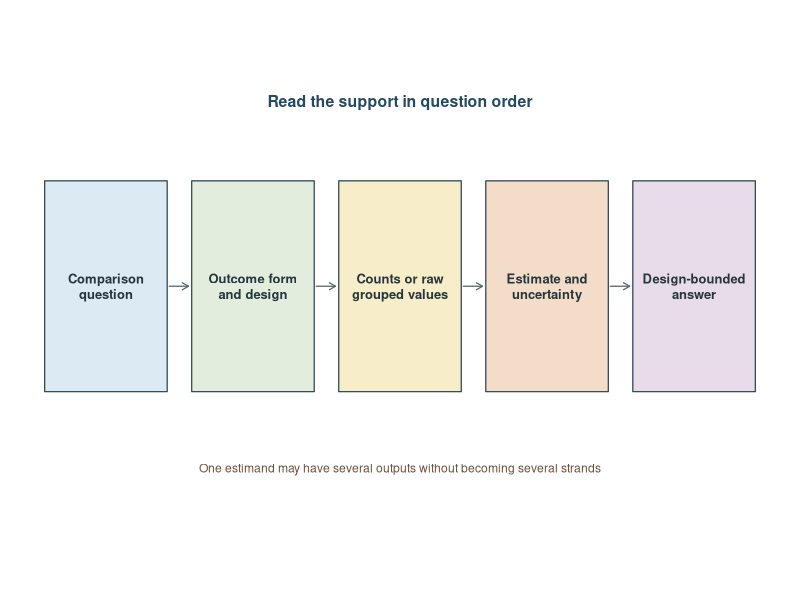
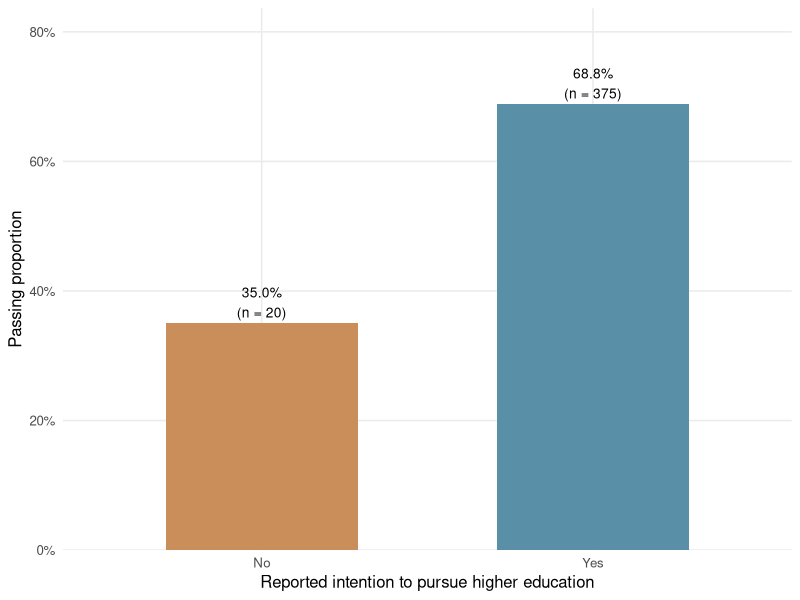
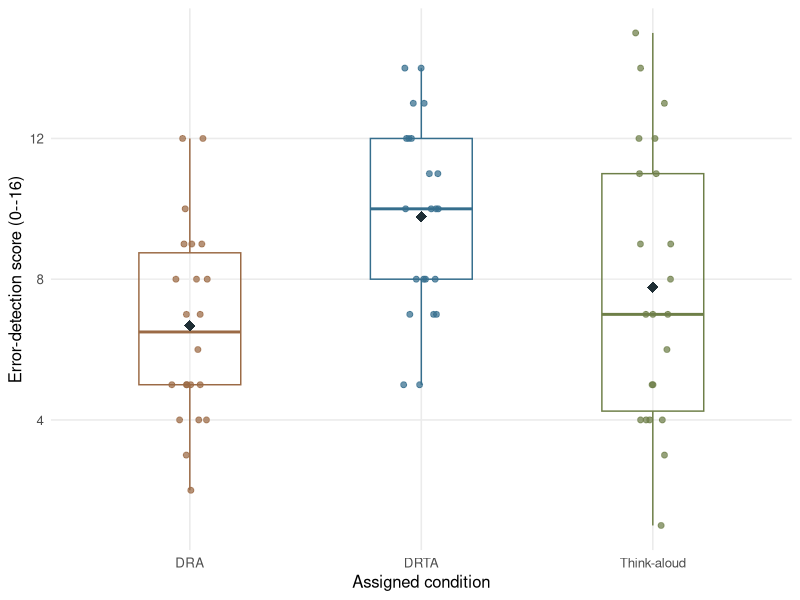
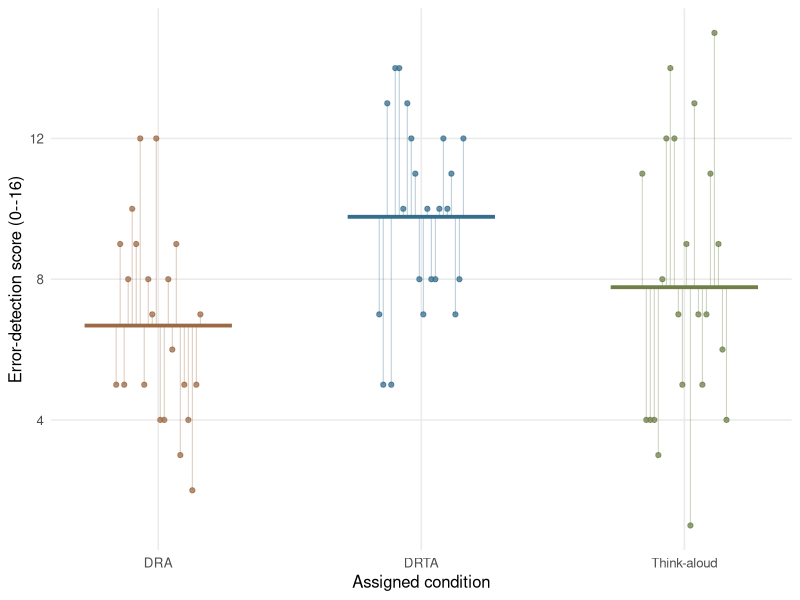
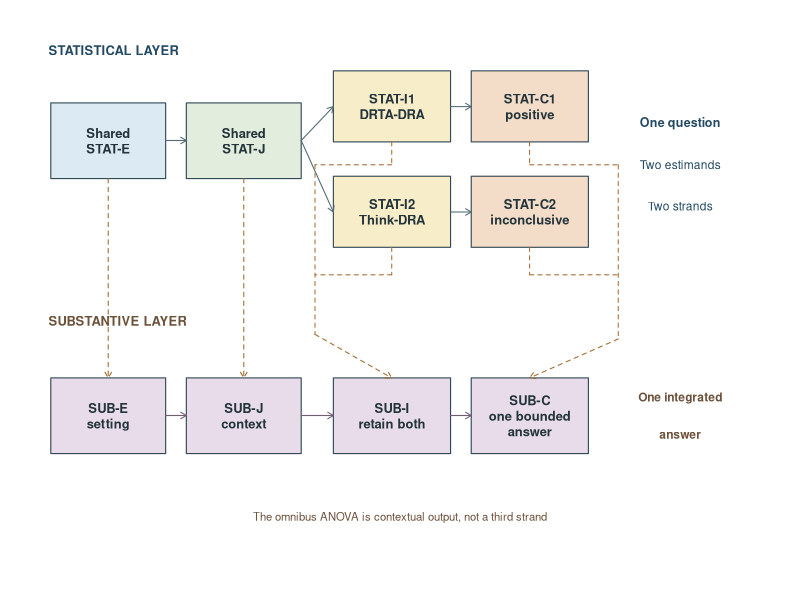
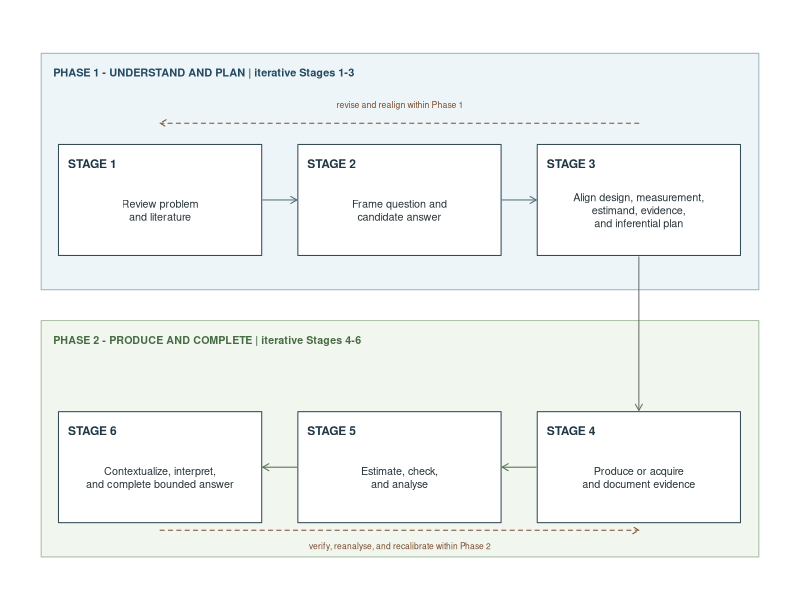

Write the R code that produced these figures, in order.
## ---- chunk 1
#| label: setup
#| include: false

knitr::opts_chunk$set(
  echo = FALSE,
  warning = FALSE,
  message = FALSE,
  fig.align = "center",
  out.width = "90%"
)
if (knitr::is_latex_output()) {
  knitr::opts_chunk$set(dev = "cairo_pdf")
}

options(digits = 4, width = 82, scipen = 4)

library(ggplot2)
library(carData)

theme_set(
  theme_minimal(base_size = 12) +
    theme(
      panel.grid.minor = element_blank(),
      plot.title.position = "plot",
      legend.position = "bottom"
    )
)

fmt_p <- function(p) {
  if (p < .001) "< .001" else sub("^0", "", sprintf("%.3f", p))
}

fmt_num <- function(x, digits = 2) {
  formatC(x, format = "f", digits = digits)
}

## The curated UCI secondary-school record of Cortez and Silva (2008),
## reduced to the columns this chapter analyses and embedded so that the
## chapter renders without an external data file. Values are unchanged;
## pass reproduces the documented cut point of 10 on the 0-20 scale.
sp_absences <- c(
 6,4,10,2,4,10,0,6,0,0,0,4,2,2,0,4,6,4,16,4,0,0,2,0,2,14,2,4,4,16,0,0,0,
 0,0,0,2,7,2,8,25,8,2,0,14,8,12,4,2,2,2,2,6,0,6,8,0,4,2,2,6,6,4,2,0,2,4,
 4,2,12,0,0,2,2,54,6,8,0,2,12,2,4,10,4,2,6,4,4,12,18,0,4,4,0,6,2,2,2,6,
 0,14,0,4,26,0,10,8,2,6,4,6,0,6,10,8,2,2,0,20,6,2,6,2,18,0,0,0,2,0,8,0,
 0,12,16,0,0,0,0,0,0,0,8,2,2,0,0,0,2,0,0,0,6,8,0,0,2,8,6,2,4,0,6,0,2,0,
 16,4,0,0,0,0,2,0,0,4,4,2,4,10,4,10,2,0,56,14,12,2,0,6,4,10,0,12,8,0,0,
 4,8,24,0,2,6,4,18,6,28,5,10,6,6,10,13,0,15,12,2,22,13,3,4,2,0,2,0,0,16,
 10,2,14,10,14,4,14,2,18,10,4,20,2,0,14,2,0,0,0,6,4,16,8,0,0,6,4,0,0,2,
 6,12,8,0,21,2,1,4,0,13,2,8,10,0,15,4,2,2,2,6,75,22,15,8,30,19,1,4,4,2,
 5,6,6,9,11,0,12,6,8,4,0,10,0,5,14,0,0,0,20,8,0,38,0,18,0,20,3,22,14,40,
 0,9,0,2,23,12,3,1,0,3,3,8,7,4,2,7,0,0,0,16,12,0,7,4,4,0,11,0,4,7,9,0,0,
 10,8,2,7,4,4,0,4,2,4,0,0,2,0,0,0,4,0,0,0,10,4,3,8,14,0,2,4,4,0,17,4,5,
 2,0,14,2,7,0,0,0,11,3,3,0,5
)

sp_grade_period_2 <- c(
 6,5,8,14,10,15,12,5,18,15,8,12,14,10,16,14,14,10,5,10,14,15,15,13,9,9,
 12,16,11,12,11,16,16,10,14,7,16,16,12,13,10,12,18,8,10,8,12,19,15,7,13,
 13,11,10,13,9,15,15,10,16,11,8,10,9,10,15,13,7,9,16,15,10,6,12,12,9,11,
 11,8,5,12,10,6,15,10,9,7,14,10,6,7,17,6,10,13,10,15,9,14,9,7,17,13,6,
 18,11,8,18,13,15,19,10,13,19,9,15,13,14,7,13,15,14,13,11,7,13,10,8,4,
 18,0,0,13,11,0,0,0,0,12,16,9,9,11,14,0,11,7,11,6,9,5,13,10,0,11,8,12,8,
 15,12,6,9,0,10,8,11,10,15,7,14,5,15,11,7,11,9,13,5,8,10,8,13,17,9,13,
 12,12,15,7,9,12,8,8,9,14,15,15,9,18,9,16,10,9,6,10,9,7,12,9,7,8,12,13,
 7,10,15,6,6,7,10,6,5,16,13,13,8,15,11,8,10,13,11,9,13,7,9,13,12,11,7,
 12,11,0,12,0,18,12,8,5,15,8,10,9,9,12,9,12,11,14,9,18,8,12,9,10,17,9,
 10,9,0,9,14,11,14,10,12,9,9,8,11,8,9,12,9,9,10,18,12,14,13,11,15,12,18,
 13,12,9,8,13,15,10,11,12,17,14,12,18,9,12,10,9,12,11,10,13,11,8,10,11,
 11,13,9,11,14,15,12,15,10,9,14,8,14,0,8,9,15,13,8,15,10,12,10,15,8,10,
 13,15,10,15,13,7,13,7,8,11,9,13,12,10,16,13,12,11,15,11,10,13,6,10,12,
 7,12,11,5,18,8,14,9,15,10,14,6,11,5,5,9,5,5,9,5,9,16,8,12,9
)

sp_final_grade <- c(
 6,6,10,15,10,15,11,6,19,15,9,12,14,11,16,14,14,10,5,10,15,15,16,12,8,8,
 11,15,11,11,12,17,16,12,15,6,18,15,11,13,11,12,18,11,9,6,11,20,14,7,13,
 13,10,11,13,10,15,15,9,16,11,11,9,9,10,15,12,6,8,16,15,10,5,14,11,10,
 10,11,10,5,12,11,6,15,10,8,6,14,10,7,8,18,6,10,14,10,15,10,14,8,5,17,
 14,6,18,11,8,18,13,16,19,10,13,19,9,16,14,13,8,13,15,15,13,13,8,12,11,
 9,0,18,0,0,12,11,0,0,0,0,12,15,0,9,11,13,0,11,0,11,0,10,0,14,10,0,12,8,
 13,10,15,12,0,7,0,10,7,12,10,16,0,14,0,16,10,0,9,9,11,6,9,11,8,12,17,8,
 12,11,11,15,9,10,13,9,8,10,14,15,16,10,18,10,16,10,10,6,11,9,7,13,10,7,
 8,13,14,8,10,15,4,8,8,10,6,0,17,13,14,7,15,12,9,12,14,11,9,13,6,10,13,
 12,11,0,12,12,0,12,0,18,13,8,5,15,8,10,8,8,12,8,13,11,14,0,18,8,12,9,0,
 17,10,11,10,0,9,14,11,14,10,12,9,9,8,10,8,10,12,10,11,11,19,12,14,15,
 11,15,13,18,14,11,0,8,14,16,11,10,14,18,13,12,18,8,12,10,0,13,11,11,13,
 11,0,9,10,11,13,9,11,15,15,11,16,10,9,14,8,14,0,0,0,15,13,0,17,10,11,0,
 15,0,10,14,16,9,15,13,8,13,8,8,11,9,13,11,10,16,13,12,10,15,12,10,13,0,
 10,11,9,12,11,5,19,10,15,10,15,10,14,7,10,0,5,10,6,0,8,0,9,16,7,10,9
)

sp_higher_no <- c(
 79,128,149,151,154,161,164,165,166,167,240,248,251,253,270,277,312,353,
 362,372
)

uci <- data.frame(
  absences = as.integer(sp_absences),
  grade_period_2 = as.integer(sp_grade_period_2),
  final_grade = as.integer(sp_final_grade),
  higher_education = "yes",
  stringsAsFactors = FALSE
)
uci$higher_education[sp_higher_no] <- "no"
uci$pass <- ifelse(uci$final_grade >= 10, "Yes", "No")
uci$higher_education <- factor(
  uci$higher_education,
  levels = c("no", "yes"),
  labels = c("No", "Yes")
)
uci$pass <- factor(uci$pass, levels = c("No", "Yes"))

uci_tab <- with(uci, table(higher_education, pass))
uci_prop <- prop.table(uci_tab, margin = 1)
uci_chi <- chisq.test(uci_tab, correct = FALSE)
uci_p_yes <- uci_prop["Yes", "Yes"]
uci_p_no <- uci_prop["No", "Yes"]
uci_n_yes <- sum(uci_tab["Yes", ])
uci_n_no <- sum(uci_tab["No", ])
uci_rd <- uci_p_yes - uci_p_no
uci_rd_se <- sqrt(
  uci_p_yes * (1 - uci_p_yes) / uci_n_yes +
    uci_p_no * (1 - uci_p_no) / uci_n_no
)
uci_rd_ci <- uci_rd + c(-1, 1) * qnorm(.975) * uci_rd_se
uci_rr <- uci_p_yes / uci_p_no
uci_or <- (uci_tab["Yes", "Yes"] / uci_tab["Yes", "No"]) /
  (uci_tab["No", "Yes"] / uci_tab["No", "No"])
uci_v <- sqrt(unname(uci_chi$statistic) / sum(uci_tab))

# The source-coded result remains primary.  This deletion analysis is a
# diagnostic for the unexplained cluster of final-grade zeros, not a recoding.
uci_zero <- uci$final_grade == 0
uci_zero_n <- sum(uci_zero)
uci_zero_all_absent_zero <- all(uci$absences[uci_zero] == 0)
uci_zero_prior_positive <- sum(uci$grade_period_2[uci_zero] > 0)
uci_nozero <- uci[!uci_zero, ]
uci_nozero_tab <- with(uci_nozero, table(higher_education, pass))
uci_nozero_prop <- prop.table(uci_nozero_tab, margin = 1)
uci_nozero_p_yes <- uci_nozero_prop["Yes", "Yes"]
uci_nozero_p_no <- uci_nozero_prop["No", "Yes"]
uci_nozero_n_yes <- sum(uci_nozero_tab["Yes", ])
uci_nozero_n_no <- sum(uci_nozero_tab["No", ])
uci_nozero_rd <- uci_nozero_p_yes - uci_nozero_p_no
uci_nozero_se <- sqrt(
  uci_nozero_p_yes * (1 - uci_nozero_p_yes) / uci_nozero_n_yes +
    uci_nozero_p_no * (1 - uci_nozero_p_no) / uci_nozero_n_no
)
uci_nozero_ci <- uci_nozero_rd + c(-1, 1) * qnorm(.975) * uci_nozero_se
uci_nozero_chi <- chisq.test(uci_nozero_tab, correct = FALSE)
uci_nozero_fisher <- fisher.test(uci_nozero_tab)
stopifnot(
  uci_zero_n == 38L,
  uci_zero_all_absent_zero,
  uci_zero_prior_positive == 25L
)

data("Baumann")
reading <- Baumann
reading$group <- factor(
  reading$group,
  levels = c("Basal", "DRTA", "Strat"),
  labels = c("DRA", "DRTA", "Think-aloud")
)

reading_groups <- levels(reading$group)
reading_summary <- do.call(
  rbind,
  lapply(reading_groups, function(g) {
    z <- reading$post.test.1[reading$group == g]
    data.frame(
      Group = g,
      Assigned = c(22L, 23L, 23L)[match(g, reading_groups)],
      Observed = length(z),
      Mean = mean(z),
      SD = sd(z),
      Minimum = min(z),
      Maximum = max(z),
      stringsAsFactors = FALSE
    )
  })
)

reading_aov <- aov(post.test.1 ~ group, data = reading)
reading_anova <- anova(reading_aov)
reading_welch <- oneway.test(
  post.test.1 ~ group,
  data = reading,
  var.equal = FALSE
)
reading_tukey <- TukeyHSD(reading_aov)$group

reading_means <- setNames(reading_summary$Mean, reading_summary$Group)
reading_ns <- setNames(reading_summary$Observed, reading_summary$Group)
reading_mse <- reading_anova["Residuals", "Mean Sq"]
reading_df <- reading_anova["Residuals", "Df"]
reading_contrast_names <- c("DRTA minus DRA", "Think-aloud minus DRA")
reading_contrast_est <- c(
  reading_means["DRTA"] - reading_means["DRA"],
  reading_means["Think-aloud"] - reading_means["DRA"]
)
reading_contrast_se <- c(
  sqrt(reading_mse * (1 / reading_ns["DRTA"] + 1 / reading_ns["DRA"])),
  sqrt(reading_mse *
    (1 / reading_ns["Think-aloud"] + 1 / reading_ns["DRA"]))
)
reading_bonf_critical <- qt(1 - .05 / (2 * 2), reading_df)
reading_contrast_low <- reading_contrast_est -
  reading_bonf_critical * reading_contrast_se
reading_contrast_high <- reading_contrast_est +
  reading_bonf_critical * reading_contrast_se
reading_contrast_t <- reading_contrast_est / reading_contrast_se
reading_contrast_p <- 2 * pt(-abs(reading_contrast_t), reading_df)
reading_ss_between <- reading_anova["group", "Sum Sq"]
reading_ss_total <- sum(reading_anova[, "Sum Sq"])
reading_eta2 <- reading_ss_between / reading_ss_total
reading_omega2 <- (
  reading_ss_between -
    reading_anova["group", "Df"] * reading_mse
) / (reading_ss_total + reading_mse)

# Bounded completed-data stress test.  The two unavailable scores can each
# take an integer value on the documented 0--16 outcome scale.
reading_completion_grid <- expand.grid(
  drta_missing = 0:16,
  think_missing = 0:16
)
reading_completion_results <- do.call(
  rbind,
  lapply(seq_len(nrow(reading_completion_grid)), function(i) {
    x_d <- reading_completion_grid$drta_missing[i]
    x_t <- reading_completion_grid$think_missing[i]
    completed <- rbind(
      reading[c("group", "post.test.1")],
      data.frame(group = factor("DRTA", levels = reading_groups),
                 post.test.1 = x_d),
      data.frame(group = factor("Think-aloud", levels = reading_groups),
                 post.test.1 = x_t)
    )
    fit <- aov(post.test.1 ~ group, data = completed)
    fit_anova <- anova(fit)
    mse <- fit_anova["Residuals", "Mean Sq"]
    df <- fit_anova["Residuals", "Df"]
    means <- tapply(completed$post.test.1, completed$group, mean)
    ns <- table(completed$group)
    estimates <- c(means["DRTA"] - means["DRA"],
                   means["Think-aloud"] - means["DRA"])
    ses <- c(
      sqrt(mse * (1 / ns["DRTA"] + 1 / ns["DRA"])),
      sqrt(mse * (1 / ns["Think-aloud"] + 1 / ns["DRA"]))
    )
    critical <- qt(1 - .05 / (2 * 2), df)
    data.frame(
      drta_estimate = estimates[1],
      think_estimate = estimates[2],
      drta_low = estimates[1] - critical * ses[1],
      drta_high = estimates[1] + critical * ses[1],
      think_low = estimates[2] - critical * ses[2],
      think_high = estimates[2] + critical * ses[2]
    )
  })
)
reading_drta_completed_bounds <- range(reading_completion_results$drta_estimate)
reading_think_completed_bounds <- range(reading_completion_results$think_estimate)
reading_drta_min_low <- min(reading_completion_results$drta_low)
reading_think_low_range <- range(reading_completion_results$think_low)
reading_think_high_range <- range(reading_completion_results$think_high)

draw_reading_route <- function() {
  old <- par(mar = rep(0.15, 4), xpd = NA)
  on.exit(par(old))
  plot.new()
  plot.window(xlim = c(0, 18), ylim = c(0, 6))
  x <- c(.3, 3.9, 7.5, 11.1, 14.7)
  labels <- c(
    "Comparison\nquestion",
    "Outcome form\nand design",
    "Counts or raw\ngrouped values",
    "Estimate and\nuncertainty",
    "Design-bounded\nanswer"
  )
  fills <- c("#DCEAF3", "#E3EDDD", "#F7EDC9", "#F3DDC9", "#E8DCEB")
  for (i in seq_along(x)) {
    rect(
      x[i], 2.0, x[i] + 3.0, 4.3,
      col = fills[i], border = "#29434E", lwd = 1.2
    )
    text(
      x[i] + 1.5, 3.15, labels[i],
      cex = .78, font = 2, col = "#26363D"
    )
    if (i < length(x)) {
      arrows(
        x[i] + 3.05, 3.15, x[i + 1] - .08, 3.15,
        length = .07, lwd = 1.2, col = "#50656E"
      )
    }
  }
  text(
    9, 5.15,
    "Read the support in question order",
    font = 2, cex = .95, col = "#244A63"
  )
  text(
    9, 1.15,
    "One estimand may have several outputs without becoming several strands",
    cex = .73, col = "#6C513B"
  )
}

draw_strand_map <- function() {
  old <- par(mar = rep(.15, 4), xpd = NA)
  on.exit(par(old))
  plot.new()
  plot.window(xlim = c(0, 16), ylim = c(0, 12))

  box <- function(x, y, w, h, label, fill, border = "#314955",
                  cex = .78) {
    rect(x, y, x + w, y + h, col = fill, border = border, lwd = 1.1)
    text(x + w / 2, y + h / 2, label, cex = cex, font = 2,
         col = "#24343B")
  }
  arrow <- function(x1, y1, x2, y2, col = "#536B76", lty = 1) {
    arrows(x1, y1, x2, y2, length = .065, lwd = 1.05,
           col = col, lty = lty)
  }

  text(.35, 11.45, "STATISTICAL LAYER", adj = 0, font = 2,
       cex = .78, col = "#244A63")
  box(.4, 8.65, 2.5, 1.65, "Shared\nSTAT-E", "#DCEAF3")
  box(3.35, 8.65, 2.5, 1.65, "Shared\nSTAT-J", "#E3EDDD")
  box(6.55, 9.45, 2.55, 1.55, "STAT-I1\nDRTA-DRA", "#F7EDC9")
  box(9.55, 9.45, 2.55, 1.55, "STAT-C1\npositive", "#F3DDC9")
  box(6.55, 7.15, 2.55, 1.55, "STAT-I2\nThink-DRA", "#F7EDC9")
  box(9.55, 7.15, 2.55, 1.55, "STAT-C2\ninconclusive", "#F3DDC9")
  arrow(2.9, 9.48, 3.35, 9.48)
  arrow(5.85, 9.48, 6.55, 10.22)
  arrow(5.85, 9.48, 6.55, 7.92)
  arrow(9.1, 10.22, 9.55, 10.22)
  arrow(9.1, 7.92, 9.55, 7.92)

  text(.35, 5.55, "SUBSTANTIVE LAYER", adj = 0, font = 2,
       cex = .78, col = "#6C513B")
  box(.4, 2.65, 2.5, 1.65, "SUB-E\nsetting", "#E8DCEB")
  box(3.35, 2.65, 2.5, 1.65, "SUB-J\ncontext", "#E8DCEB")
  box(6.55, 2.65, 2.55, 1.65, "SUB-I\nretain both", "#E8DCEB")
  box(9.55, 2.65, 2.55, 1.65, "SUB-C\none bounded\nanswer", "#E8DCEB")
  arrow(2.9, 3.48, 3.35, 3.48, "#735D73")
  arrow(5.85, 3.48, 6.55, 3.48, "#735D73")
  arrow(9.1, 3.48, 9.55, 3.48, "#735D73")

  # Routed convergence arrows stop at the substantive component boundaries.
  arrow(1.65, 8.65, 1.65, 4.3, "#A36D34", 2)
  arrow(4.6, 8.65, 4.6, 4.3, "#A36D34", 2)
  segments(7.82, 9.45, 7.82, 8.95, col = "#A36D34", lty = 2)
  segments(7.82, 8.95, 6.15, 8.95, col = "#A36D34", lty = 2)
  segments(6.15, 8.95, 6.15, 5.25, col = "#A36D34", lty = 2)
  segments(7.82, 7.15, 7.82, 6.55, col = "#A36D34", lty = 2)
  segments(7.82, 6.55, 6.15, 6.55, col = "#A36D34", lty = 2)
  arrow(6.15, 5.25, 7.82, 4.3, "#A36D34", 2)
  segments(10.82, 9.45, 10.82, 8.95, col = "#A36D34", lty = 2)
  segments(10.82, 8.95, 12.75, 8.95, col = "#A36D34", lty = 2)
  segments(10.82, 7.15, 10.82, 6.55, col = "#A36D34", lty = 2)
  segments(10.82, 6.55, 12.75, 6.55, col = "#A36D34", lty = 2)
  segments(12.75, 8.95, 12.75, 5.15, col = "#A36D34", lty = 2)
  arrow(12.75, 5.15, 10.82, 4.3, "#A36D34", 2)

  text(14.1, 9.85, "One question", cex = .75, font = 2,
       col = "#244A63")
  text(14.1, 8.95, "Two estimands", cex = .72, col = "#244A63")
  text(14.1, 8.05, "Two strands", cex = .72, col = "#244A63")
  text(14.1, 3.85, "One integrated", cex = .72, font = 2,
       col = "#6C513B")
  text(14.1, 3.05, "answer", cex = .72, font = 2,
       col = "#6C513B")
  text(8.0, 1.25,
       "The omnibus ANOVA is contextual output, not a third strand",
       cex = .68, col = "#6C513B")
}

draw_workflow <- function() {
  old <- par(mar = rep(0.2, 4), xpd = NA)
  on.exit(par(old))
  plot.new()
  plot.window(xlim = c(0, 14), ylim = c(0, 8))
  rect(0.15, 4.15, 13.85, 7.60, col = "#EEF5F8", border = "#9BB6C4")
  rect(0.15, 0.25, 13.85, 3.70, col = "#F1F6EF", border = "#A7BFA2")
  text(
    0.38, 7.30,
    "PHASE 1 - UNDERSTAND AND PLAN | iterative Stages 1-3",
    adj = 0, font = 2, cex = .66, col = "#244A63"
  )
  text(
    0.38, 3.40,
    "PHASE 2 - PRODUCE AND COMPLETE | iterative Stages 4-6",
    adj = 0, font = 2, cex = .64, col = "#466B43"
  )
  x <- c(.48, 5.05, 9.62)
  width <- 3.88
  labels <- c(
    "Review problem\nand literature",
    "Frame question and\ncandidate answer",
    "Align design, measurement,\nestimand, evidence,\nand inferential plan",
    "Produce or acquire\nand document evidence",
    "Estimate, check,\nand analyse",
    "Contextualize, interpret,\nand complete bounded answer"
  )
  stage_box <- function(x0, y0, number, label) {
    rect(
      x0, y0, x0 + width, y0 + 1.62,
      col = "white", border = "#344A55", lwd = 1
    )
    text(
      x0 + .18, y0 + 1.34, paste0("STAGE ", number),
      adj = 0, font = 2, cex = .72, col = "#203744"
    )
    text(x0 + width / 2, y0 + .66, label, cex = .65, col = "#29353B")
  }
  for (i in 1:3) stage_box(x[i], 4.65, i, labels[i])
  bottom <- c(6, 5, 4)
  for (i in 1:3) stage_box(x[i], .75, bottom[i], labels[bottom[i]])
  for (i in 1:2) {
    arrows(
      x[i] + width + .02, 5.46, x[i + 1] - .02, 5.46,
      length = .07, col = "#4F6875"
    )
  }
  for (i in 3:2) {
    arrows(
      x[i] - .02, 1.56, x[i - 1] + width + .02, 1.56,
      length = .07, col = "#557052"
    )
  }
  arrows(
    x[3] + width / 2, 4.63, x[3] + width / 2, 2.39,
    length = .07, col = "#6B6B6B"
  )
  arrows(
    x[3] + width / 2, 6.58, x[1] + width / 2, 6.58,
    length = .07, lty = 2, col = "#7A4B2A"
  )
  text(
    7, 6.84, "revise and realign within Phase 1",
    cex = .52, col = "#7A4B2A"
  )
  arrows(
    x[1] + width / 2, .64, x[3] + width / 2, .64,
    length = .07, lty = 2, col = "#7A4B2A"
  )
  text(
    7, .40, "verify, reanalyse, and recalibrate within Phase 2",
    cex = .51, col = "#7A4B2A"
  )
}
## ---- chunk 2
#| label: fig-comparison-route
#| fig-cap: "A reading route from the comparison question to a design-bounded answer."
#| fig-alt: "Five linked boxes move from comparison question to outcome form and design, counts or raw grouped values, estimate and uncertainty, and finally a design-bounded answer."
#| fig-width: 6.5
#| fig-height: 2.4
#| out-width: "100%"

draw_reading_route()
## ---- chunk 3
#| label: tbl-uci-counts
#| tbl-cap: "Pass status and within-group passing proportions from grades as recorded in the UCI record"

uci_counts_display <- data.frame(
  "Higher-education intention" = rownames(uci_tab),
  "Did not pass" = as.integer(uci_tab[, "No"]),
  "Passed" = as.integer(uci_tab[, "Yes"]),
  "Group total" = as.integer(rowSums(uci_tab)),
  "Passing proportion" = sprintf("%.3f", uci_prop[, "Yes"]),
  check.names = FALSE
)

knitr::kable(
  uci_counts_display,
  booktabs = TRUE,
  row.names = FALSE,
  align = c("l", "r", "r", "r", "r")
)
## ---- chunk 4
#| label: fig-uci-proportions
#| fig-cap: "Within-group passing proportions derived from grades as recorded in the UCI record."
#| fig-alt: "Two bars show that 35.0 percent of students without a reported higher-education intention passed, compared with 68.8 percent of students with that intention. Group sizes are 20 and 375."
#| fig-width: 6.6
#| fig-height: 3.8

uci_plot <- data.frame(
  Intention = factor(c("No", "Yes"), levels = c("No", "Yes")),
  Proportion = c(uci_p_no, uci_p_yes),
  n = c(uci_n_no, uci_n_yes)
)

ggplot(uci_plot, aes(Intention, Proportion, fill = Intention)) +
  geom_col(width = .58, show.legend = FALSE) +
  geom_text(
    aes(label = sprintf("%.1f%%\n(n = %d)", 100 * Proportion, n)),
    vjust = -0.2, size = 3.5
  ) +
  scale_y_continuous(
    limits = c(0, .82),
    breaks = seq(0, .8, .2),
    labels = function(x) paste0(round(100 * x), "%"),
    expand = expansion(mult = c(0, .02))
  ) +
  scale_fill_manual(values = c("No" = "#C98E5A", "Yes" = "#5A8FA8")) +
  labs(
    x = "Reported intention to pursue higher education",
    y = "Passing proportion"
  )
## ---- chunk 5
#| label: tbl-uci-results
#| tbl-cap: "Categorical estimate, interval, and omnibus evidence derived from grades as recorded"

uci_results_display <- data.frame(
  "Result" = c(
    "Passing proportion, intention yes",
    "Passing proportion, intention no",
    "Difference, yes minus no",
    "Large-sample 95% CI for difference",
    "Pearson chi-square",
    "Degrees of freedom",
    "p value"
  ),
  "Value" = c(
    sprintf("%.3f", uci_p_yes),
    sprintf("%.3f", uci_p_no),
    sprintf("%.3f", uci_rd),
    sprintf("[%.3f, %.3f]", uci_rd_ci[1], uci_rd_ci[2]),
    sprintf("%.2f", unname(uci_chi$statistic)),
    sprintf("%d", unname(uci_chi$parameter)),
    fmt_p(uci_chi$p.value)
  ),
  check.names = FALSE
)

knitr::kable(
  uci_results_display,
  booktabs = TRUE,
  row.names = FALSE,
  align = c("l", "r")
)
## ---- chunk 6
#| label: tbl-baumann-record
#| tbl-cap: "Source assignment record and observed error-detection summaries"

baumann_display <- reading_summary
baumann_display$Mean <- sprintf("%.2f", baumann_display$Mean)
baumann_display$SD <- sprintf("%.2f", baumann_display$SD)
baumann_display$Range <- paste0(
  baumann_display$Minimum, "--", baumann_display$Maximum
)
baumann_display$Minimum <- NULL
baumann_display$Maximum <- NULL

knitr::kable(
  baumann_display,
  booktabs = TRUE,
  row.names = FALSE,
  align = c("l", "r", "r", "r", "r", "r")
)
## ---- chunk 7
#| label: fig-baumann-distributions
#| fig-pos: H
#| fig-cap: "Observed error-detection scores by assigned instructional condition."
#| fig-alt: "All 66 observed scores are plotted by assigned condition. DRA has the lowest mean, DRTA the highest, and think-aloud lies between them. The distributions overlap, and think-aloud has the widest spread."
#| fig-width: 7.2
#| fig-height: 4.1

ggplot(reading, aes(group, post.test.1, color = group)) +
  geom_boxplot(
    width = .44, outlier.shape = NA, alpha = .18,
    show.legend = FALSE
  ) +
  geom_point(
    position = position_jitter(width = .08, height = 0, seed = 404),
    alpha = .72, size = 1.7, show.legend = FALSE
  ) +
  stat_summary(
    fun = mean, geom = "point", shape = 18, size = 3.5,
    color = "#1F2E35"
  ) +
  scale_color_manual(values = c("#9B6A45", "#356E8D", "#6E7F48")) +
  labs(x = "Assigned condition", y = "Error-detection score (0--16)")
## ---- chunk 8
#| label: fig-f-mechanism
#| fig-cap: "Fitted group means and within-group residuals in the Baumann data."
#| fig-alt: "Observed scores appear as points. Horizontal lines mark the three group means, and thin vertical segments connect each score to its fitted group mean. ANOVA compares separation among fitted means with the residual spread around them."
#| fig-width: 7.2
#| fig-height: 4.1

mechanism <- reading
mechanism$x <- as.numeric(mechanism$group)
mechanism$offset <- ave(
  mechanism$post.test.1,
  mechanism$group,
  FUN = function(z) seq(-.16, .16, length.out = length(z))
)
mechanism$xj <- mechanism$x + mechanism$offset
mechanism$fitted <- reading_means[as.character(mechanism$group)]

ggplot(mechanism, aes(xj, post.test.1, color = group)) +
  geom_segment(
    aes(x = xj, xend = xj, y = fitted, yend = post.test.1),
    linewidth = .35, alpha = .35
  ) +
  geom_point(size = 1.45, alpha = .74) +
  geom_segment(
    data = data.frame(
      group = reading_groups,
      x = 1:3,
      mean = as.numeric(reading_means[reading_groups])
    ),
    aes(
      x = x - .28, xend = x + .28,
      y = mean, yend = mean, color = group
    ),
    inherit.aes = FALSE, linewidth = 1.3
  ) +
  scale_x_continuous(breaks = 1:3, labels = reading_groups) +
  scale_color_manual(values = c("#9B6A45", "#356E8D", "#6E7F48")) +
  guides(color = "none") +
  labs(x = "Assigned condition", y = "Error-detection score (0--16)")
## ---- chunk 9
#| label: tbl-baumann-anova
#| tbl-cap: "One-way ANOVA for observed error-detection outcomes"

baumann_results <- data.frame(
  "Source" = c("Between groups", "Within groups", "Total"),
  "df" = c(2, 63, 65),
  "Sum of squares" = c(
    reading_anova["group", "Sum Sq"],
    reading_anova["Residuals", "Sum Sq"],
    sum(reading_anova[, "Sum Sq"])
  ),
  "Mean square" = c(
    reading_anova["group", "Mean Sq"],
    reading_anova["Residuals", "Mean Sq"],
    NA
  ),
  "F" = c(reading_anova["group", "F value"], NA, NA),
  "p" = c(reading_anova["group", "Pr(>F)"], NA, NA),
  check.names = FALSE
)
baumann_results[, 3:6] <- lapply(
  baumann_results[, 3:6],
  function(x) ifelse(is.na(x), "", sprintf("%.3f", x))
)

knitr::kable(
  baumann_results,
  booktabs = TRUE,
  row.names = FALSE,
  align = c("l", "r", "r", "r", "r", "r")
)
## ---- chunk 10
#| label: tbl-baumann-strands
#| tbl-cap: "Two complete-record DRA-referenced statistical strands under the hypothetical teaching contract"

strand_display <- data.frame(
  "Strand" = c("1: DRTA minus DRA", "2: Think-aloud minus DRA"),
  "Estimate (complete records)" = sprintf("%.2f", reading_contrast_est),
  "95% Bonferroni interval" = sprintf(
    "[%.2f, %.2f]", reading_contrast_low, reading_contrast_high
  ),
  "Relation to zero" = c(
    "Lower bound is above zero",
    "Interval includes zero"
  ),
  "Conclusion" = c("Positive", "Inconclusive"),
  check.names = FALSE
)

knitr::kable(
  strand_display,
  booktabs = TRUE,
  row.names = FALSE,
  align = c("l", "r", "r", "l", "l")
)
## ---- chunk 11
#| label: fig-statistical-strands-ch4
#| fig-pos: H
#| fig-cap: "Two statistical strands supply one integrated teaching answer."
#| fig-alt: "Shared statistical Evidence and Justification feed two separate Inference-to-Claim lanes: DRTA minus DRA is positive and think-aloud minus DRA is inconclusive. Both lanes converge on one substantive chain and one bounded integrated answer. A note says the omnibus ANOVA is not a third strand."
#| fig-width: 6.5
#| fig-height: 4.4
#| out-width: "100%"

draw_strand_map()
## ---- chunk 12
#| label: fig-baumann-workflow
#| fig-cap: "The six-stage construction workflow for the hypothetical replication."
#| fig-alt: "Stages 1 through 3 run left to right in Phase 1. Stage 4 is directly below Stage 3, and Stages 4 through 6 run right to left in Phase 2. Dashed arrows permit iteration within each phase, but no arrow returns from Phase 2 to Phase 1."
#| fig-width: 6.6
#| fig-height: 3.7
#| out-width: "100%"

draw_workflow()
## ---- chunk 13
#| label: tbl-uci-scales
#| tbl-cap: "Three descriptive scales for passing in the UCI record"

uci_scale_display <- data.frame(
  "Scale" = c(
    "Proportion difference",
    "Proportion ratio",
    "Odds ratio"
  ),
  "Estimate" = c(
    sprintf("%.3f", uci_rd),
    sprintf("%.2f", uci_rr),
    sprintf("%.2f", uci_or)
  ),
  "Reading" = c(
    "Percentage-point separation",
    "Ratio of passing probabilities",
    "Ratio of passing odds"
  ),
  check.names = FALSE
)

knitr::kable(
  uci_scale_display,
  booktabs = TRUE,
  row.names = FALSE,
  align = c("l", "r", "l")
)
## ---- chunk 14
#| label: tbl-baumann-bonferroni
#| tbl-cap: "Bonferroni simultaneous intervals for the two declared teaching contrasts"

bonf_display <- data.frame(
  "Comparison" = reading_contrast_names,
  "Estimate" = sprintf("%.2f", reading_contrast_est),
  "SE" = sprintf("%.2f", reading_contrast_se),
  "Lower" = sprintf("%.2f", reading_contrast_low),
  "Upper" = sprintf("%.2f", reading_contrast_high),
  check.names = FALSE
)

knitr::kable(
  bonf_display,
  booktabs = TRUE,
  row.names = FALSE,
  align = c("l", "r", "r", "r", "r")
)
## ---- chunk 15
#| label: tbl-baumann-tukey
#| tbl-cap: "Tukey 95% familywise intervals for observed Baumann outcomes"

tukey_display <- data.frame(
  "Comparison" = rownames(reading_tukey),
  "Difference" = sprintf("%.2f", reading_tukey[, "diff"]),
  "Lower" = sprintf("%.2f", reading_tukey[, "lwr"]),
  "Upper" = sprintf("%.2f", reading_tukey[, "upr"]),
  "Adjusted p" = sprintf("%.3f", reading_tukey[, "p adj"]),
  check.names = FALSE
)

knitr::kable(
  tukey_display,
  booktabs = TRUE,
  row.names = FALSE,
  align = c("l", "r", "r", "r", "r")
)
